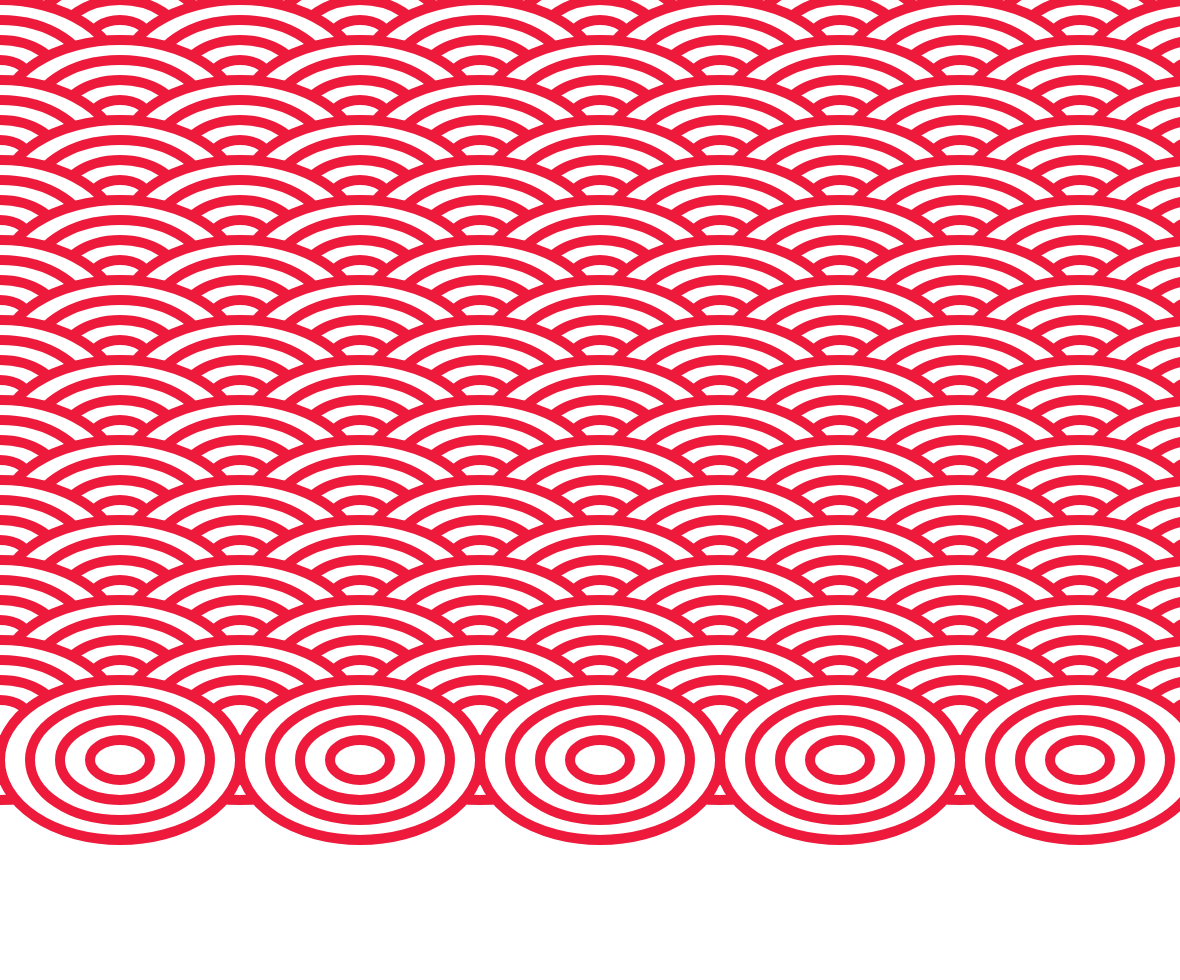
Frame 1 (no input)
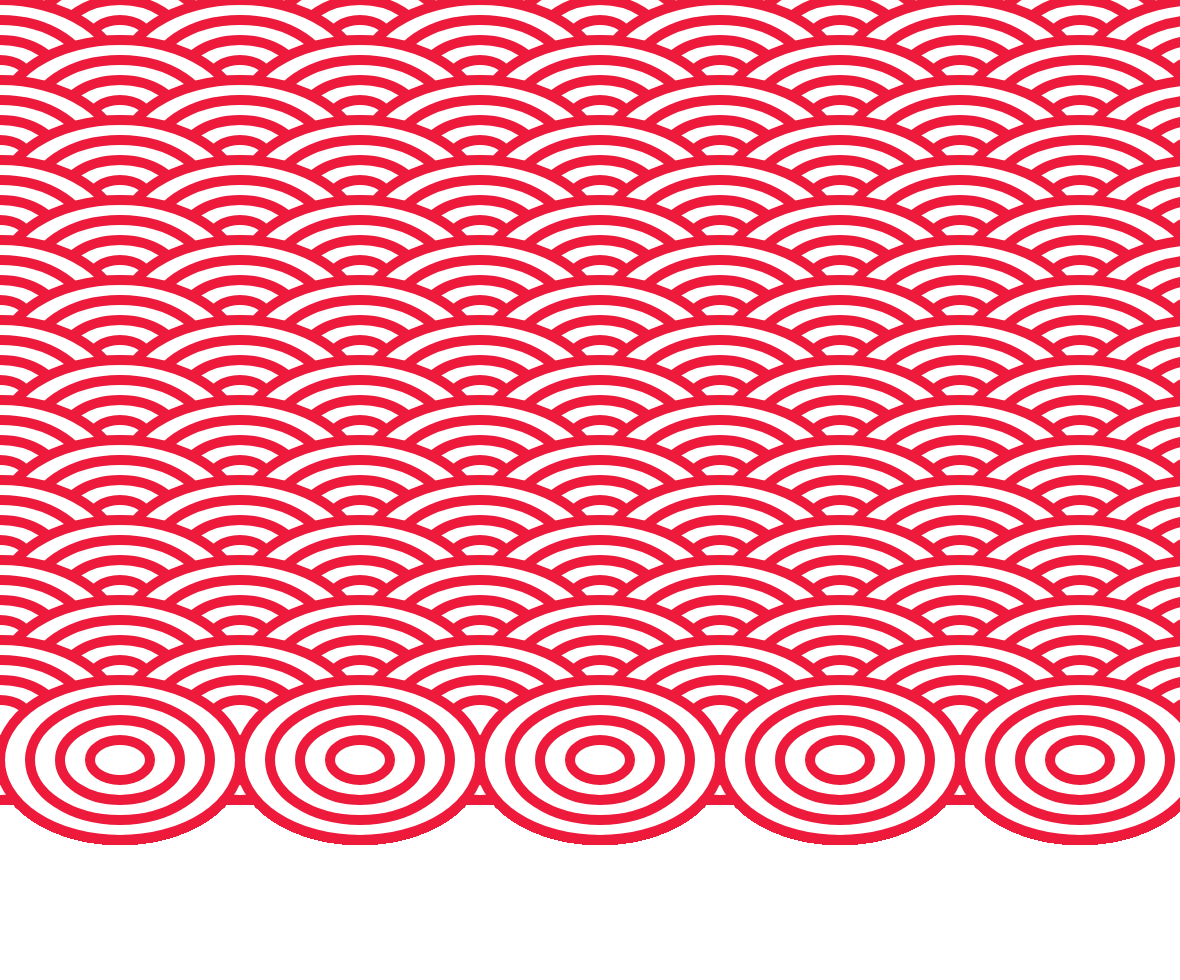
Frame 60 (no input)
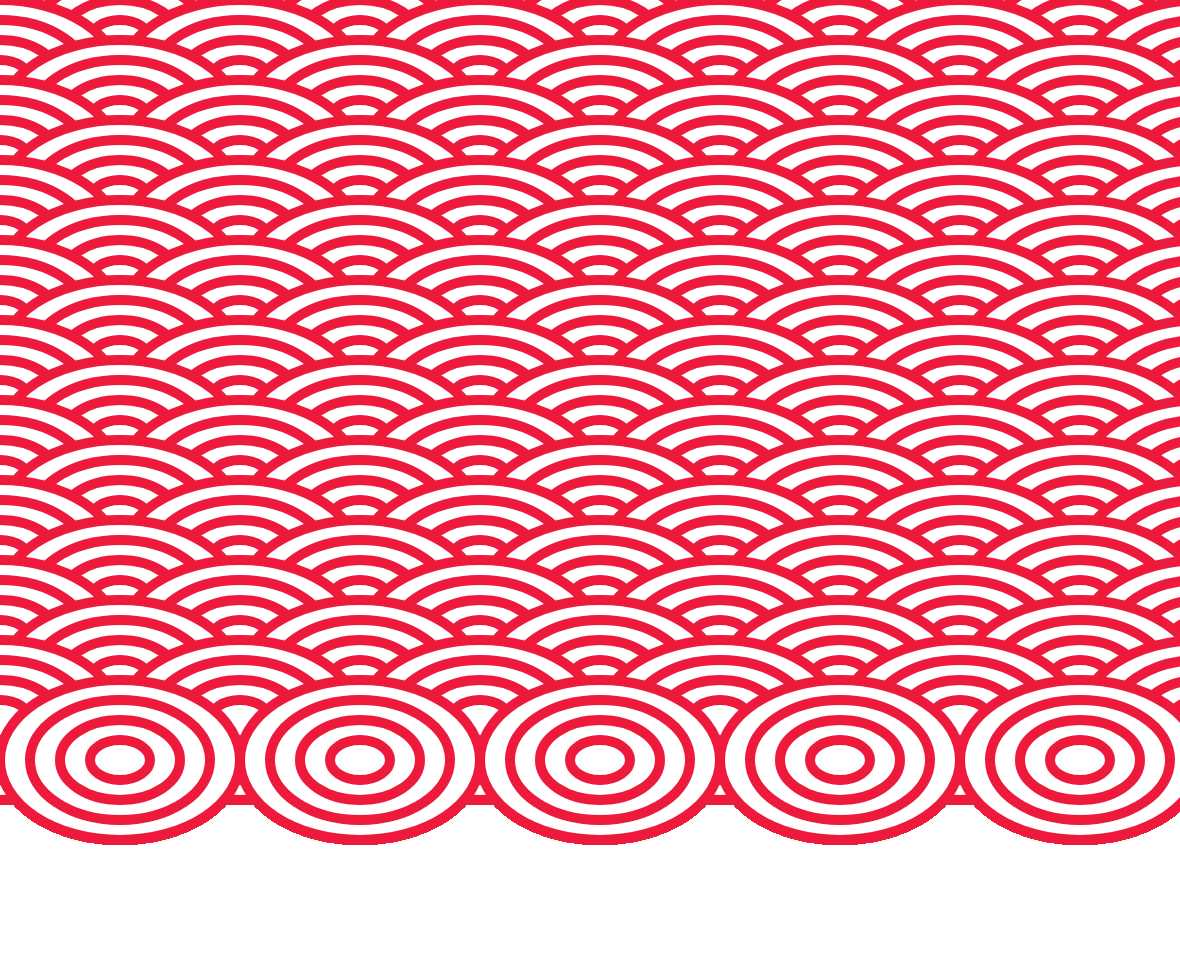
Frame 120 (the mouse pressed at the canvas centre since frame 60)

The p5.js sketch that drew these frames (run headless with seeded random() and noise() and a simulated clock; from frame 60 on, the mouse is pressed at the canvas centre):

// p5.js sketch
// ── sketch.js
function setup() {
  createCanvas(windowWidth-20, windowHeight-20);
  stroke(237, 26, 59);
  strokeWeight(10);
}
function draw() {
  for (let j = 0; j < 20; j++) {
    for (let i = 0; i < 10; i++) {
      for (let k = 4; k > 0; k--) {
        ellipse(
          240 * i + (j % 2) * (120),
          40 * j,
          k * 60,
          k * 40
        );
      }
    }
  }
}
